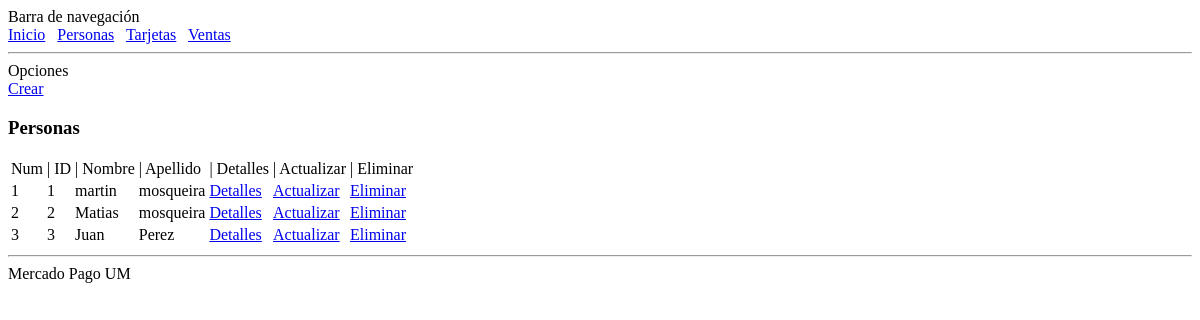
The app's page /persona/, older data.
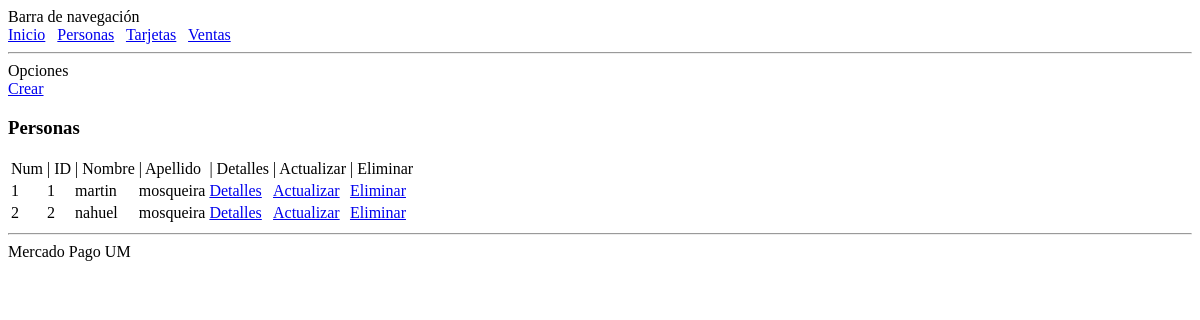
The same page, newer data.
### aplicacion_demo/modelos.py (models this page shows, shortened)
class Persona(db.Model):
    __tablename__ = 'persona'
    id = db.Column(db.Integer,
                   primary_key=True)
    nombre = db.Column(db.String(64),
                       index=False,
                       unique=False,
                       nullable=False)
    apellido = db.Column(db.String(80),
                         index=False,
                         unique=False,
                         nullable=False)
    tarjetas = relationship("Tarjeta", secondary='tarjetapersona')
    ventas = relationship("Venta", secondary='ventaspersona')
    @classmethod
    def get_all(cls):
        personas = Persona.query.all()
        return personas

### aplicacion_demo/rutas_persona.py (the view)
@app.route('/persona/')
def pers():
    personas = Persona.get_all()
    return render_template("persona/index.html",
                           personas=personas,
                           titulo='Personas')

### templates/persona/index.html
{% extends 'estructura.html' %}
{% block contenido %}
    <div>Opciones</div>
    <div>
        <span><a href="crear">Crear</a><br></span>
    </div>
    <h3>Personas</h3>
    {% if personas|length < 1 %}
    <h4 style="text-align: center">Aun no hay personas. Crea una!</h4>
    {% else %}
    <table>
        <thead>
            <td>Num</td>
            <td>| ID</td>
            <td>| Nombre</td>
            <td>| Apellido</td>
            <td>| Detalles</td>
            <td>| Actualizar</td>
            <td>| Eliminar</td>
        </thead>
        <tbody>
        {% for persona in personas %}
            <tr>
                <td>{{ loop.index }}</td>
                <td>{{ persona.id }}</td>
                <td>{{ persona.nombre }}</td>
                <td>{{ persona.apellido }}</td>
                <td><a href="detalle?id={{ persona.id }}">Detalles</a></td>
                <td><a href="update?id={{ persona.id }}">Actualizar</a></td>
                <td><a href="delete?id={{ persona.id }}">Eliminar</a></td>
            </tr>
        {% endfor %}
        </tbody>
    </table>
    {% endif %}
{% endblock %}

Row changes from the older to the newer data that the page shows:
removed Persona: id "3", nombre "Juan", apellido "Perez"
changed Persona id 2: nombre "Matias" → "nahuel"
